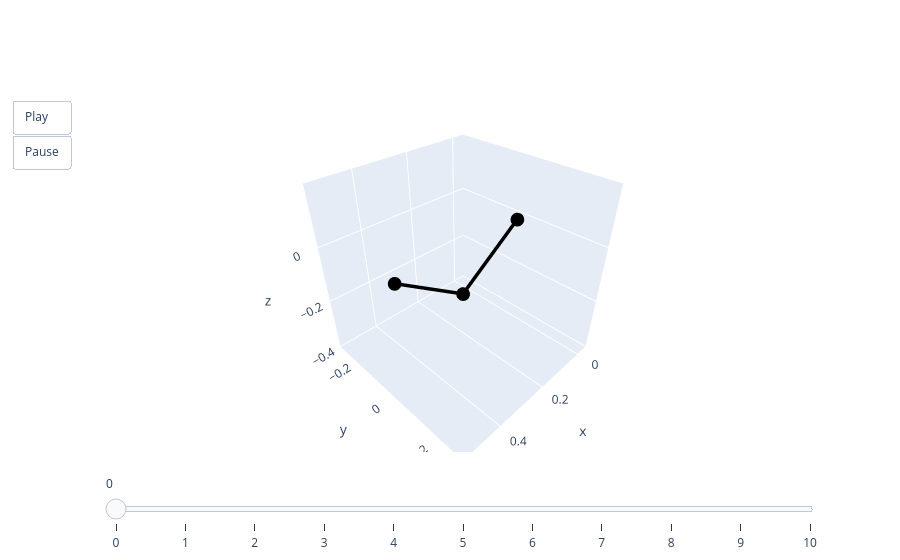

Notebook cell for this chart:
### Code cell
animate(valid.qs)

### Figure 1 — Plotly figure (JSON) as saved in the notebook; plotly's stock layout.template omitted (floating-point values rounded to 4 significant figures)
{"data": [{"line": {"color": "black", "width": 7}, "mode": "lines+markers", "type": "scatter3d", "x": [0, 0.25, 0.5], "y": [0, 3.617e-12, 0], "z": [0, -0.1699, 0]}], "layout": {"scene": {"aspectmode": "cube", "xaxis": {"autorange": false, "range": [-0.05, 0.55]}, "yaxis": {"autorange": false, "range": [-0.3, 0.3]}, "zaxis": {"autorange": false, "range": [-0.4009, 0.1991]}}, "sliders": [{"steps": [{"args": [["0"], {"frame": {"duration": 0, "redraw": true}, "mode": "immediate"}], "label": "0", "method": "animate"}, {"args": [["1"], {"frame": {"duration": 0, "redraw": true}, "mode": "immediate"}], "label": "1", "method": "animate"}, {"args": [["2"], {"frame": {"duration": 0, "redraw": true}, "mode": "immediate"}], "label": "2", "method": "animate"}, {"args": [["3"], {"frame": {"duration": 0, "redraw": true}, "mode": "immediate"}], "label": "3", "method": "animate"}, {"args": [["4"], {"frame": {"duration": 0, "redraw": true}, "mode": "immediate"}], "label": "4", "method": "animate"}, {"args": [["5"], {"frame": {"duration": 0, "redraw": true}, "mode": "immediate"}], "label": "5", "method": "animate"}, {"args": [["6"], {"frame": {"duration": 0, "redraw": true}, "mode": "immediate"}], "label": "6", "method": "animate"}, {"args": [["7"], {"frame": {"duration": 0, "redraw": true}, "mode": "immediate"}], "label": "7", "method": "animate"}, {"args": [["8"], {"frame": {"duration": 0, "redraw": true}, "mode": "immediate"}], "label": "8", "method": "animate"}, {"args": [["9"], {"frame": {"duration": 0, "redraw": true}, "mode": "immediate"}], "label": "9", "method": "animate"}, {"args": [["10"], {"frame": {"duration": 0, "redraw": true}, "mode": "immediate"}], "label": "10", "method": "animate"}]}], "updatemenus": [{"buttons": [{"args": [null, {"frame": {"duration": 50, "redraw": true}, "fromcurrent": true}], "label": "Play", "method": "animate"}, {"args": [[null], {"frame": {"duration": 0, "redraw": true}, "mode": "immediate"}], "label": "Pause", "method": "animate"}], "showactive": false, "type": "buttons"}]}}
